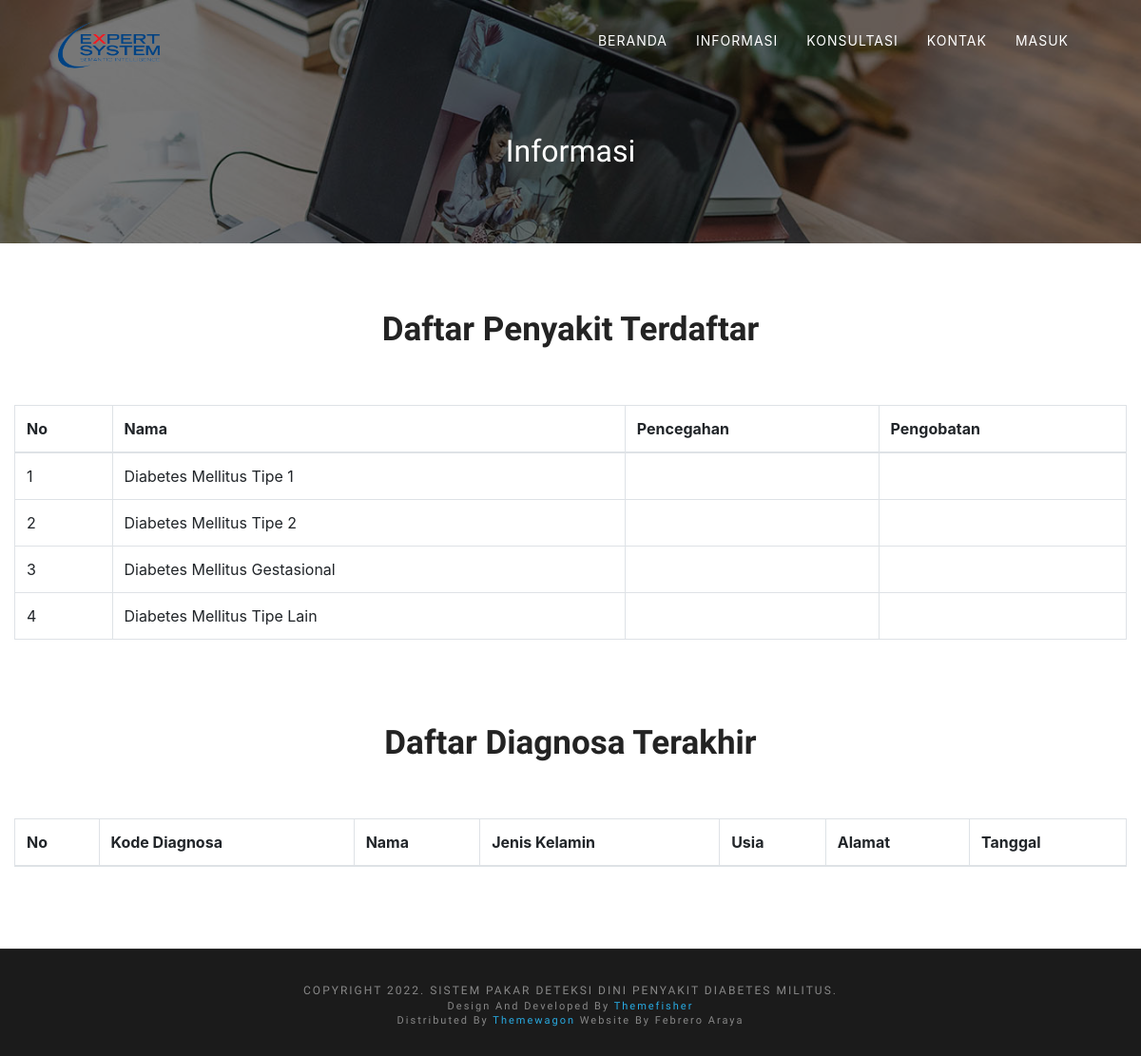
Screenshot of /index.php/user/informasi with the database file from the repository.
### tables this page shows
CREATE TABLE `penyakit` (
  `kd_penyakit` varchar(64) NOT NULL,
  `nm_penyakit` varchar(255) NOT NULL,
  `pencegahan` text NOT NULL,
  `pengobatan` text NOT NULL,
  `np_populasi` double(6,6) NOT NULL
);

### application/controllers/user.php (called while the page is built, shortened)
<?php
class user extends CI_Controller
{
	public function __construct()
	{
		$this->load->library('form_validation');
		$this->load->model('m_admin');
		$this->load->model('m_user');
	}
	public function informasi()
	{
		$var['title'] = 'Informasi';
		$var['penyakit'] = $this->m_admin->get_penyakit();
		$var['diagnosa'] = $this->m_admin->get_diagnosa();
		$this->load->view('users/informasi', $var);
	}
}

### index.php (called while the page is built, shortened)
<?php
require_once BASEPATH.'core/CodeIgniter.php';

### application/models/m_admin.php (called while the page is built, shortened)
<?php
class m_admin extends CI_Model
{
    private $tb_penyakit = 'penyakit';
    public function get_penyakit()
    {
        return $this->db->get($this->tb_penyakit)->result();
    }
    public function get_diagnosa()
    {
        $this->db->select('*');
        $this->db->from('diagnosa');
        $this->db->join('penyakit', 'diagnosa.kd_penyakit = penyakit.kd_penyakit');
        $this->db->join('gejala', 'diagnosa.kd_gejala = gejala.kd_gejala');
        $this->db->order_by('kd_diagnosa', 'desc');
        return $this->db->get()->result();
    }
}

### application/views/users/informasi.php (the view, shortened to what this page needs)
<section class="single-page-header">
    <div class="container">
        <div class="row">
            <div class="col-md-12">
                <h2>Informasi</h2>
            </div>
        </div>
    </div>
</section>
<section class="portfolio section-sm" id="portfolio">
    <div class="container-fluid">
        <div class="row ">
            <div class="col-lg-12">
                <div class="title text-center">
                    <h2>Daftar Penyakit Terdaftar</h2>
                </div>
                <table class="table table-bordered">
                    <thead>
                        <tr>
                            <th>No</th>
                            <th>Nama</th>
                            <th>Pencegahan</th>
                            <th>Pengobatan</th>
                        </tr>
                    </thead>
                    <tbody>
                        <?php
                        $no = 1;
                        foreach ($penyakit as $p) { ?>
                            <tr>
                                <td><?= $no++ ?></td>
                                <td><?= $p->nm_penyakit ?></td>
                                <td><?= $p->pencegahan ?></td>
                                <td><?= $p->pengobatan ?></td>
                            </tr>
                        <?php } ?>
                    </tbody>
                </table>
            </div>
        </div>
        <br>
        <br>
        <br>
        <div class="row ">
            <div class="col-lg-12">
                <div class="title text-center">
                    <h2>Daftar Diagnosa Terakhir</h2>
                </div>
                <table id="example" class="table table-striped table-bordered" style="width:100%">
                    <thead>
                        <tr>
                            <th>No</th>
                            <th>Kode Diagnosa</th>
                            <th>Nama</th>
                            <th>Jenis Kelamin</th>
                            <th>Usia</th>
                            <th>Alamat</th>
                            <th>Tanggal</th>
                        </tr>
                    </thead>
                </table>
            </div>
        </div>
    </div>
</section>

### assets/user/css/style.css (style rules this page uses)
body { line-height: 1.4; font-family: "Source Sans Pro", sans-serif; -webkit-font-smoothing: antialiased; }
h1, h2, h3, h4, h5, h6 { font-family: "Catamaran", sans-serif; font-weight: 600; }
.section-sm { padding: 70px 0; }
.title { padding-bottom: 50px; overflow: hidden; }
.title h2 { font-weight: 600; font-size: 35px; color: #232323; }
.single-page-header { background-image: url("../images/about/about-header.jpg"); background-size: cover; padding: 140px 0 70px; text-align: center; color: #fff; position: relative; }
.single-page-header:before { background: rgba(0, 0, 0, 0.5); position: absolute; content: ''; top: 0; right: 0; left: 0; bottom: 0; }

### rows the page displays
penyakit: nm_penyakit "Diabetes Mellitus Tipe 1"
penyakit: nm_penyakit "Diabetes Mellitus Tipe 2"
penyakit: nm_penyakit "Diabetes Mellitus Gestasional"
penyakit: nm_penyakit "Diabetes Mellitus Tipe Lain"
